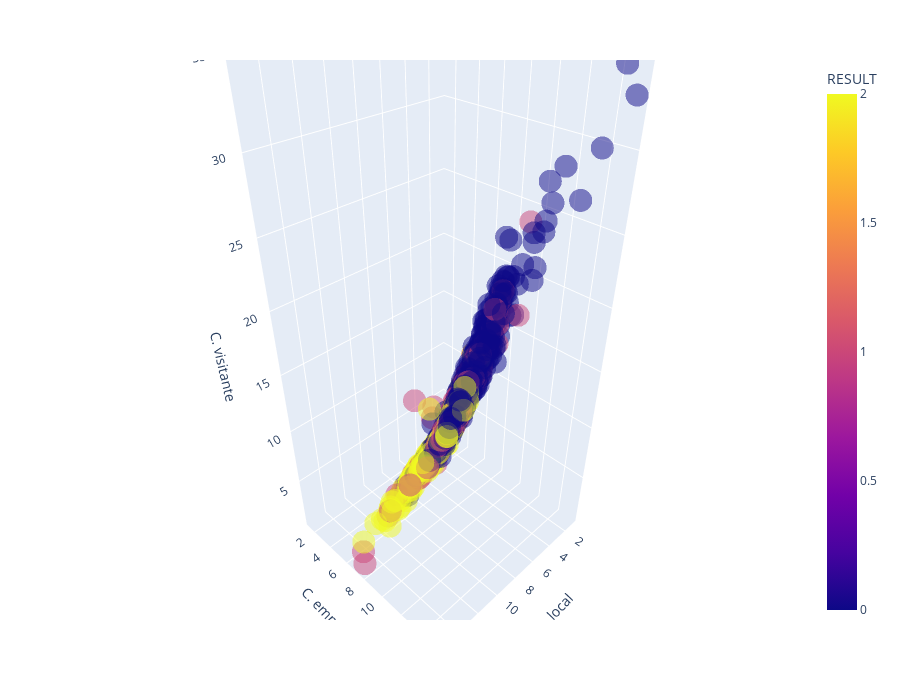

Write notebook code for a chart like this one.
### Code cell
import plotly.express as px

# Seleccionar una muestra aleatoria de los datos
sample_matches = matches.sample(frac=0.1)  # Por ejemplo, 10% de los datos

# Utilizamos la muestra para el gráfico
fig = px.scatter_3d(sample_matches, x='Cuota_local', y='CUOTA_E', z='Cuota_visitante',
                     color='RESULT', opacity=0.5)

# Configuración adicional
fig.update_layout(scene=dict(xaxis_title='C. local',
                             yaxis_title='C. empate',
                             zaxis_title='C. visitante'),
                  width=900,  # Ancho de la imagen
                  height=700) # Alto de la imagen

# Mostrar el gráfico
fig.show()

### Figure 1 — Plotly figure (JSON) as saved in the notebook; plotly's stock layout.template omitted (floating-point values rounded to 4 significant figures; data arrays with more than 128 entries replaced by an {"elided": "..."} marker saying what was removed)
{"data": [{"hovertemplate": "Cuota_local=%{x}<br>Cuota_empate=%{y}<br>Cuota_visitante=%{z}<br>RESULT=%{marker.color}<extra></extra>", "legendgroup": "", "marker": {"color": {"elided": "2598 int values"}, "coloraxis": "coloraxis", "opacity": 0.5, "symbol": "circle"}, "mode": "markers", "name": "", "scene": "scene", "showlegend": false, "type": "scatter3d", "x": {"elided": "2598 float values"}, "y": {"elided": "2598 float values"}, "z": {"elided": "2598 float values"}}], "layout": {"coloraxis": {"colorbar": {"title": {"text": "RESULT"}}, "colorscale": [[0, "#0d0887"], [0.1111, "#46039f"], [0.2222, "#7201a8"], [0.3333, "#9c179e"], [0.4444, "#bd3786"], [0.5556, "#d8576b"], [0.6667, "#ed7953"], [0.7778, "#fb9f3a"], [0.8889, "#fdca26"], [1, "#f0f921"]]}, "height": 700, "legend": {"tracegroupgap": 0}, "margin": {"t": 60}, "scene": {"domain": {"x": [0, 1], "y": [0, 1]}, "xaxis": {"title": {"text": "C. local"}}, "yaxis": {"title": {"text": "C. empate"}}, "zaxis": {"title": {"text": "C. visitante"}}}, "width": 900}}
